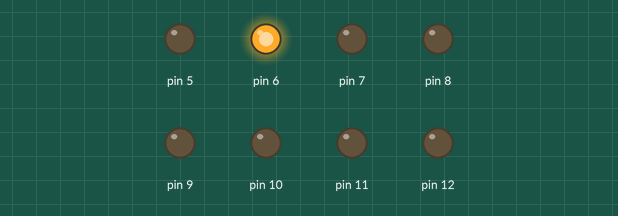
Recording of a sketch running on a simulated Arduino Uno, built with avr-gcc and run on an emulated ATmega328P. On the bench: output pins drawn as LEDs (lit = HIGH).

Above: at 0.05 s.
At 0.35 s:
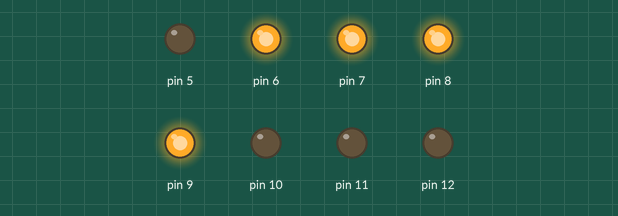
At 0.75 s:
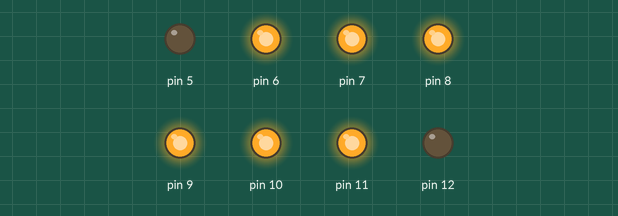
At 1.4 s:
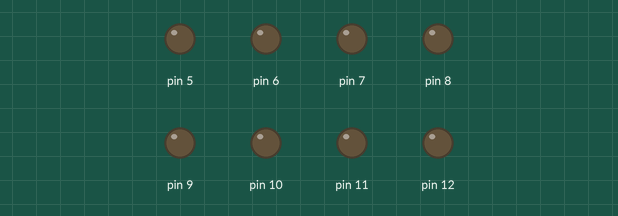
At 2.45 s:
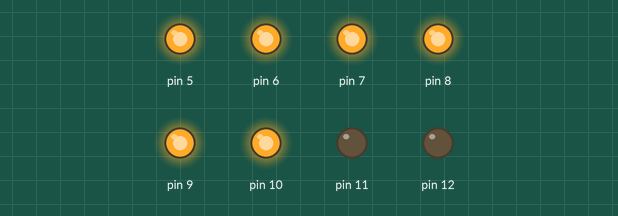
At 3.55 s:
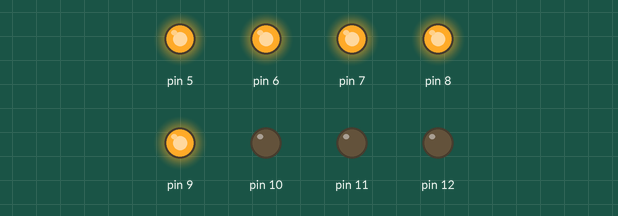
Timing chart, 0 to 3.9 s (numbered marks = the images above):
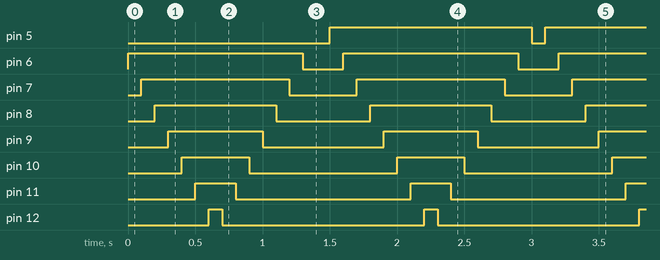

Measured:
- by itself, pin 5: alternates HIGH for 1.5 s and LOW for 0.10 s
- by itself, pin 6: alternates HIGH for 1.3 s and LOW for 0.30 s
- by itself, pin 7: alternates HIGH for 1.1 s and LOW for 0.50 s
- by itself, pin 8: alternates HIGH for 0.90 s and LOW for 0.70 s
- by itself, pin 9: alternates HIGH for 0.70 s and LOW for 0.90 s
- by itself, pin 10: alternates HIGH for 0.50 s and LOW for 1.1 s
- by itself, pin 11: alternates HIGH for 0.30 s and LOW for 1.3 s
- by itself, pin 12: alternates HIGH for 0.10 s and LOW for 1.5 s

The sketch:

ders11.ino
```cpp
int sayac = 0;
int yon = 1;

void setup() {
  for (int i=5 ; i<13 ; i++){//
    pinMode(i,OUTPUT);     //
    digitalWrite(i,LOW);   //
  }
}

void loop() {

  sayac=sayac+1;

  if(sayac>7){
    yon = -yon;
    sayac=0;
  }

  if (yon==1){
    digitalWrite(5+sayac,HIGH);   //
  }else{
    digitalWrite(12-sayac,LOW);   //
  }

  delay(100);
}
```
